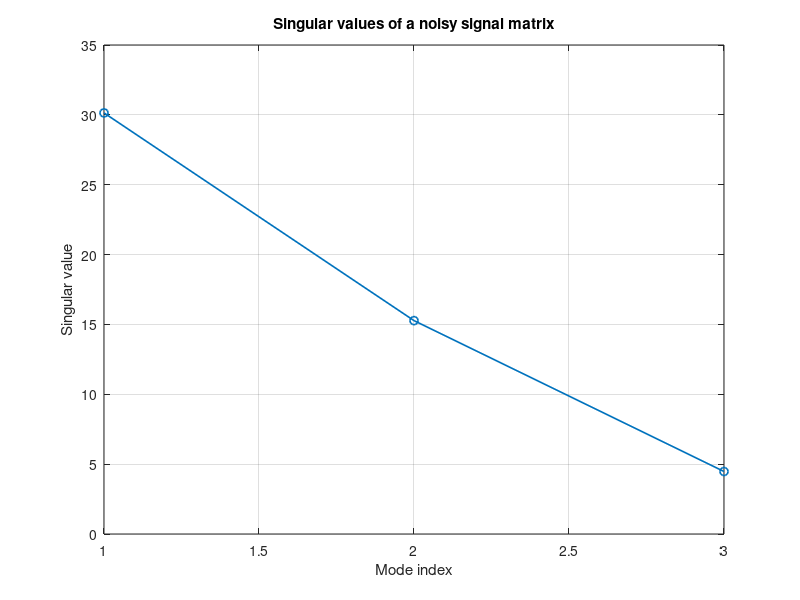

Write MATLAB code to recreate this figure. (Note: this script raises an error after producing the figure.)
%% Ch07 矩阵计算、线性方程、特征值与 SVD
% 本章目标 / Learning objectives
%
% 1. 理解 MATLAB 中矩阵计算为什么是科研代码的核心。
% 2. 会用 A\b 求解线性方程，而不是显式求逆。
% 3. 会计算特征值、特征向量和奇异值分解。
% 4. 初步理解有限差分矩阵在计算物理中的作用。
%
% Key terms:
% matrix, linear system, backslash operator, eigenvalue, eigenvector,
% singular value decomposition, sparse matrix, finite difference

clear; clc; close all;
if exist("startup_learning", "file") == 2
    learningRoot = startup_learning();
else
    learningRoot = fileparts(fileparts(mfilename("fullpath")));
    addpath(learningRoot);
    addpath(fullfile(learningRoot, "functions"));
end

%% 1. 矩阵和向量
% 在 MATLAB 中，大多数数据天然是数组或矩阵。
% 聚变数据中的剖面、时间序列、R-Z 网格、诊断通道矩阵都可以用矩阵表达。

A = [3 1; 1 2];
b = [5; 5];

x = A \ b;
disp("Solution of A*x=b:");
disp(x);

assert(norm(A*x - b) < 1e-12);

%% 2. 不推荐显式求逆
% 初学时常写 inv(A)*b，但数值计算中更推荐 A\b。

x_backslash = A \ b;
x_inverse = inv(A) * b;

fprintf("Difference between two solutions: %.3e\n", norm(x_backslash - x_inverse));
%
% English sentence:
% The backslash operator is preferred for solving linear systems.

%% 3. 特征值和特征向量
% 特征值问题 A*v = lambda*v 常用于模态、稳定性和振荡问题。

[V, D] = eig(A);
eigenvalues = diag(D);

disp("Eigenvalues:");
disp(eigenvalues);

firstResidual = norm(A*V(:,1) - eigenvalues(1)*V(:,1));
assert(firstResidual < 1e-12);

%% 4. SVD 入门
% SVD 可以用于降噪、数据压缩和模态分析。

t = linspace(0, 1, 200).';
modes = [sin(2*pi*t), cos(2*pi*t), sin(4*pi*t)];
weights = [3 1.5 0.4];
signalMatrix = modes * diag(weights);

rng(3);
noisyMatrix = signalMatrix + 0.15*randn(size(signalMatrix));
[U, S, Vsvd] = svd(noisyMatrix, "econ");
singularValues = diag(S);

figure("Color", "w");
plot(singularValues, "o-", "LineWidth", 1.2);
xlabel("Mode index");
ylabel("Singular value");
title("Singular values of a noisy signal matrix");
grid on;
fusionlearn.plot.applyResearchStyle(gca);

%% 5. 有限差分矩阵
% 二阶导数 d2u/dx2 可以写成矩阵乘法 D2*u。
% 这种思想会在 PDE 和输运模型中反复出现。

n = 101;
xgrid = linspace(0, 1, n).';
dx = xgrid(2) - xgrid(1);

D2 = fusionlearn.math.makeSecondDerivativeMatrix(n, dx, "interior");
y = sin(pi*xgrid);
d2y_numeric = D2 * y;
d2y_exact = -pi^2 * sin(pi*xgrid);

interior = 2:n-1;
maxError = max(abs(d2y_numeric(interior) - d2y_exact(interior)));
fprintf("Second derivative max interior error: %.3e\n", maxError);

figure("Color", "w");
plot(xgrid, d2y_exact, "k-", "LineWidth", 1.2);
hold on;
plot(xgrid, d2y_numeric, "r--", "LineWidth", 1.1);
xlabel("x");
ylabel("d^2y/dx^2");
title("Second derivative using a matrix operator");
legend("Exact", "Finite difference");
grid on;
fusionlearn.plot.applyResearchStyle(gca);

assert(maxError < 1e-2);

%% 6. 稀疏矩阵
% PDE 离散后经常得到很大的矩阵，但很多元素是 0。
% sparse matrix 可以节省内存和计算时间。

fprintf("D2 is sparse: %d\n", issparse(D2));
fprintf("Number of nonzero entries: %d\n", nnz(D2));

figure("Color", "w");
spy(D2);
title("Sparsity pattern of D2");

%% 7. 常见错误 / Common mistakes
%
% 错误 1：用 inv(A)*b 解线性方程。
% 改进：用 A\b。
%
% 错误 2：把元素乘法和矩阵乘法混用。
% A*B 是矩阵乘法，A.*B 是对应元素相乘。
%
% 错误 3：没有检查矩阵条件数。
% 条件数很大时，小误差可能被放大。

conditionNumber = cond(A);
fprintf("Condition number of A: %.3f\n", conditionNumber);

%% 8. 练习
%
% 练习 1：构造矩阵 A2 = [4 1; 2 3] 和 b2 = [1; 2]，求解 A2*x=b2。
% 练习 2：检查残差 norm(A2*x-b2) 是否小于 1e-12。
% 练习 3：计算 A2 的特征值。
% 练习 4：构造一个 5x5 随机矩阵，计算 SVD。
% 练习 5：生成 n=51 的二阶导数矩阵，查看 nnz。
% 练习 6：用 spy 观察矩阵非零元素位置。
% 练习 7：解释为什么 PDE 离散矩阵常适合用 sparse。

%% 9. 参考答案

A2 = [4 1; 2 3];
b2 = [1; 2];
x2 = A2 \ b2;
assert(norm(A2*x2 - b2) < 1e-12);

eigA2 = eig(A2);
disp(eigA2);

rng(9);
M = randn(5, 5);
[U2, S2, V2] = svd(M);
assert(norm(U2*S2*V2' - M) < 1e-12);

n2 = 51;
x2grid = linspace(0, 1, n2).';
dx2 = x2grid(2) - x2grid(1);
D2_small = fusionlearn.math.makeSecondDerivativeMatrix(n2, dx2, "interior");
fprintf("Small D2 nonzero entries: %d\n", nnz(D2_small));
assert(issparse(D2_small));

figure("Color", "w");
spy(D2_small);
title("Small second-derivative matrix");

%% 10. 小测验 / Mini quiz
%
% 选择题 1：解 A*x=b 推荐使用：
% A. A\b
% B. inv(A)*b 作为默认做法
% C. plot(A,b)
% 答案：A
%
% 选择题 2：查看矩阵非零结构常用：
% A. spy
% B. xlabel
% C. readtable
% 答案：A
%
% 选择题 3：特征值函数是：
% A. eig
% B. fft
% C. mkdir
% 答案：A
%
% 选择题 4：SVD 在 MATLAB 中常用：
% A. svd
% B. ode45
% C. contourf
% 答案：A
%
% 选择题 5：PDE 离散矩阵常常：
% A. 大而稀疏
% B. 只能是 2x2
% C. 不能存储
% 答案：A

%% 11. 错题案例 / Debug the mistake
%
% 错题 1：误把向量逐元素平方写成矩阵平方。

v = (1:5).';
v_squared = v.^2;
assert(isequal(v_squared, [1; 4; 9; 16; 25]));
%
% 错题 2：不看残差就相信结果。

candidate = A \ b;
residual = norm(A*candidate - b);
assert(residual < 1e-12);

%% 12. 本章检查表
%
% [ ] 我能用 A\b 解线性方程。
% [ ] 我知道为什么不默认使用 inv(A)*b。
% [ ] 我能计算特征值和 SVD。
% [ ] 我能构造一个二阶导数矩阵。
% [ ] 我知道 sparse 矩阵为什么重要。
